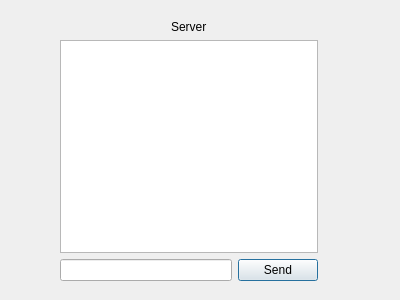
<?xml version="1.0" encoding="UTF-8"?>
<ui version="4.0">
 <class>Dialog</class>
 <widget class="QDialog" name="Dialog">
  <property name="geometry">
   <rect>
    <x>0</x>
    <y>0</y>
    <width>400</width>
    <height>300</height>
   </rect>
  </property>
  <property name="windowTitle">
   <string>Dialog</string>
  </property>
  <widget class="QWidget" name="">
   <property name="geometry">
    <rect>
     <x>60</x>
     <y>20</y>
     <width>258</width>
     <height>261</height>
    </rect>
   </property>
   <layout class="QVBoxLayout" name="verticalLayout">
    <item alignment="Qt::AlignHCenter">
     <widget class="QLabel" name="label">
      <property name="text">
       <string>Server</string>
      </property>
     </widget>
    </item>
    <item>
     <widget class="QTextEdit" name="textEditMessages"/>
    </item>
    <item>
     <layout class="QHBoxLayout" name="horizontalLayout">
      <item>
       <widget class="QLineEdit" name="lineEditMessage"/>
      </item>
      <item>
       <widget class="QPushButton" name="pushButtonSend">
        <property name="text">
         <string>Send</string>
        </property>
       </widget>
      </item>
     </layout>
    </item>
   </layout>
  </widget>
 </widget>
 <resources/>
 <connections/>
</ui>
